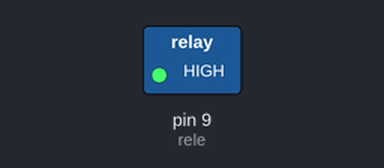
A sketch run on a simulated Arduino Uno, built with avr-gcc and run on an emulated ATmega328P. Parts: switched loads named in the sketch (green lamp = pin HIGH). Dashed ring = blinking.

Above: at 0.5 s.
Timing chart, 0 to 4.6 s (numbered marks = the images above):
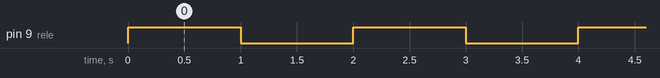

The sketch:

rele.ino
```cpp
/* Programa de arduino que va a servir para el control de un relé mecánico */

// Definición de variables
int rele=9; // Pin al que va a estar conectado el relé

void setup() {
pinMode(rele, OUTPUT); // Se establece el pin como de salida
}

void loop() {
digitalWrite(rele, HIGH); // Se le aporta un nivel de voltaje alto por lo que se encenderá un led mientras que el otro se apagará
delay(1000); // Pausa para apreciar mejor el funcionamiento
digitalWrite(rele, LOW); // Se le aporta un nivel de voltaje bajo por lo que se encenderá un led mientras que el otro se apagará
delay(1000); // Pausa para apreciar mejor el funcionamiento
}
```

Measured:
- by itself, pin 9 (rele): alternates HIGH for 1.0 s and LOW for 1.0 s
